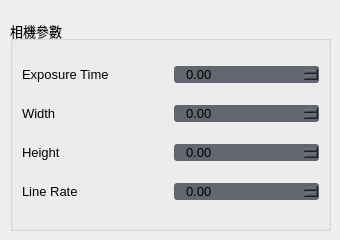
                  <widget class="QWidget" name="page_setting">
                   <widget class="QGroupBox" name="groupBox">
                    <property name="geometry">
                     <rect>
                      <x>10</x>
                      <y>20</y>
                      <width>321</width>
                      <height>211</height>
                     </rect>
                    </property>
                    <property name="font">
                     <font>
                      <family>Segoe UI</family>
                      <pointsize>10</pointsize>
                     </font>
                    </property>
                    <property name="styleSheet">
                     <string notr="true"/>
                    </property>
                    <property name="title">
                     <string>相機參數</string>
                    </property>
                    <layout class="QGridLayout" name="gridLayout_4">
                     <item row="0" column="0">
                      <widget class="QLabel" name="label">
                       <property name="font">
                        <font>
                         <family>Segoe UI</family>
                         <pointsize>10</pointsize>
                        </font>
                       </property>
                       <property name="text">
                        <string>Exposure Time</string>
                       </property>
                      </widget>
                     </item>
                     <item row="0" column="1">
                      <widget class="QDoubleSpinBox" name="Exposure_doubleSpinBox">
                       <property name="font">
                        <font>
                         <family>Segoe UI</family>
                         <pointsize>10</pointsize>
                        </font>
                       </property>
                       <property name="styleSheet">
                        <string notr="true">QDoubleSpinBox{
border: solid rgb(98,103,111);
padding-left: 10px;
background-color:rgb(98,103,111);
border-radius: 3px;
}
QDoubleSpinBox:hover {
border: 2px solid rgb(64, 71, 88);
}
QDoubleSpinBox:focus{
border:2px solid rgbrgbrgb(91, 101, 124)
}</string>
                       </property>
                      </widget>
                     </item>
                     <item row="1" column="0">
                      <widget class="QLabel" name="label_2">
                       <property name="font">
                        <font>
                         <family>Segoe UI</family>
                         <pointsize>10</pointsize>
                        </font>
                       </property>
                       <property name="text">
                        <string>Width</string>
                       </property>
                      </widget>
                     </item>
                     <item row="1" column="1">
                      <widget class="QDoubleSpinBox" name="width_doubleSpinBox">
                       <property name="font">
                        <font>
                         <family>Segoe UI</family>
                         <pointsize>10</pointsize>
                        </font>
                       </property>
                       <property name="styleSheet">
                        <string notr="true">QDoubleSpinBox{
border: solid rgb(98,103,111);
padding-left: 10px;
background-color:rgb(98,103,111);
border-radius: 3px;
}
QDoubleSpinBox:hover {
border: 2px solid rgb(64, 71, 88);
}
QDoubleSpinBox:focus{
border:2px solid rgbrgbrgb(91, 101, 124)
}</string>
                       </property>
                      </widget>
                     </item>
                     <item row="2" column="0">
                      <widget class="QLabel" name="label_3">
                       <property name="font">
                        <font>
                         <family>Segoe UI</family>
                         <pointsize>10</pointsize>
                        </font>
                       </property>
                       <property name="text">
                        <string>Height</string>
                       </property>
                      </widget>
                     </item>
                     <item row="2" column="1">
                      <widget class="QDoubleSpinBox" name="Height_doubleSpinBox">
                       <property name="font">
                        <font>
                         <family>Segoe UI</family>
                         <pointsize>10</pointsize>
                        </font>
                       </property>
                       <property name="styleSheet">
                        <string notr="true">QDoubleSpinBox{
border: solid rgb(98,103,111);
padding-left: 10px;
background-color:rgb(98,103,111);
border-radius: 3px;
}
QDoubleSpinBox:hover {
border: 2px solid rgb(64, 71, 88);
}
QDoubleSpinBox:focus{
border:2px solid rgbrgbrgb(91, 101, 124)
}</string>
                       </property>
                      </widget>
                     </item>
                     <item row="3" column="0">
                      <widget class="QLabel" name="label_4">
                       <property name="font">
                        <font>
                         <family>Segoe UI</family>
                         <pointsize>10</pointsize>
                        </font>
                       </property>
                       <property name="text">
                        <string>Line Rate</string>
                       </property>
                      </widget>
                     </item>
                     <item row="3" column="1">
                      <widget class="QDoubleSpinBox" name="LineRate_doubleSpinBox">
                       <property name="font">
                        <font>
                         <family>Segoe UI</family>
                         <pointsize>10</pointsize>
                        </font>
                       </property>
                       <property name="styleSheet">
                        <string notr="true">QDoubleSpinBox{
border: solid rgb(98,103,111);
padding-left: 10px;
background-color:rgb(98,103,111);
border-radius: 3px;
}
QDoubleSpinBox:hover {
border: 2px solid rgb(64, 71, 88);
}
QDoubleSpinBox:focus{
border:2px solid rgbrgbrgb(91, 101, 124)
}</string>
                       </property>
                      </widget>
                     </item>
                    </layout>
                   </widget>
                  </widget>
